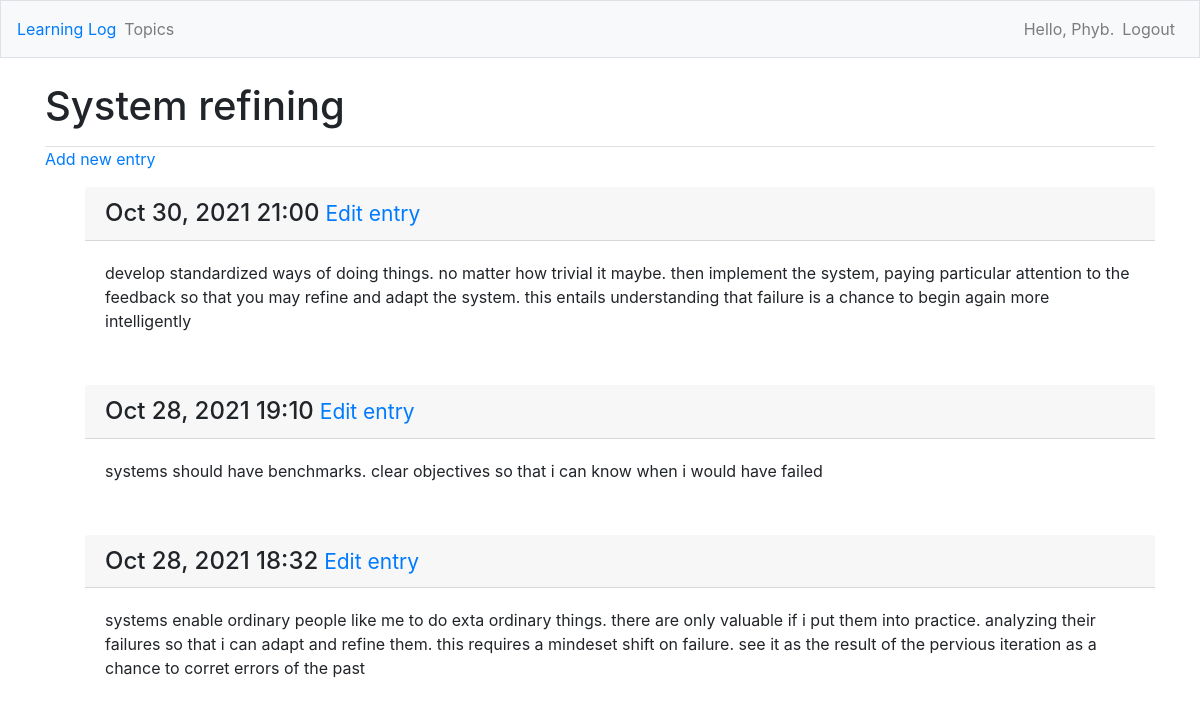
The page /topics/2/ (signed in) on the database its author committed.
### learning_logs/models.py (models this page shows, shortened)
class Topic(models.Model):
    text = models.CharField(max_length=200)
    date = models.DateTimeField(auto_now_add=True)
    owner = models.ForeignKey(User, on_delete=models.CASCADE)
    def __str__(self):
        return self.text

class Entry(models.Model):
    topic = models.ForeignKey(Topic, on_delete=models.CASCADE)
    text = models.TextField()
    date_added = models.DateTimeField(auto_now_add=True)
    class Meta:
        verbose_name_plural = 'entries'

### learning_logs/views.py (the view)
# urls.py: path('topics/<int:topic_id>/', views.topic, name='topic'),
@login_required # restricting access to logged in users
def topic(request, topic_id):
    topic = Topic.objects.get(id=topic_id)
    '''if topic.owner != request.user:  # restricting acces to topic owner
        raise Http404'''
    check_topic_owner(topic, request) # refactoring using a function to restrict access to owner
    entries = topic.entry_set.order_by('-date_added') #the minus sign is for sorting in reverse order recent first
    context = {'topic':topic, 'entries':entries}
    return render(request, 'learning_logs/topic.html', context)

### learning_logs/views.py (called while the page is built)
def check_topic_owner(topc,req):
     if topc.owner != req.user:
         raise Http404

### learning_logs/templates/learning_logs/topic.html
{% extends "learning_logs/base.html" %}
{% block page_header %}
<h1>{{topic}}</h1>
{% endblock page_header %}
{% block content %}
<p><a href="{% url 'learning_logs:new_entry' topic.id %}">Add new entry</a></p>
<ul>
    {% for entry in entries %}
    <div class="mb-3">
        <h4 class="card-header">
            {{entry.date_added|date:'M d, Y H:i'}}<small> <a href="{% url 'learning_logs:edit_entry' entry.id %}">Edit
                    entry</a></small>
        </h4>
        <div class="card-body">
            {{entry.text|linebreaks}}
        </div>
    </div>
    {% empty %}
    <P>There are no entries for this topic yet</P>
    {% endfor %}
    {% endblock content%}

### learning_logs/templates/learning_logs/base.html (shortened to what this page needs)
{% load bootstrap4 %}
<!DOCTYPE html>
<html lang='en'>
<head>
    {% bootstrap_css %}
</head>
<body>
    <nav class="navbar navbar-expand-md navbar-light bg-light mb-4 border">
        <a class="navbar_brand" href="{% url 'learning_logs:index' %}">Learning Log</a>
        <div class="collapse navbar-collapse" id="navbarCollapse">
            <ul class="navbar-nav mr-auto">
                <li class="nav-item">
                    <a class="nav-link" href="{% url 'learning_logs:topics' %}">Topics</a>
                </li>
            </ul>
            <ul class="navbar-nav ml-auto">
                {% if user.is_authenticated %}
                <li class="nav-item">
                    <span class="navbar-text" }">Hello, {{user.username}}.</span>
                </li>
                <li class="nav-item">
                    <a class="nav-link" href="{%  url 'users:logout' %}">Logout
                    </a>
                </li>
                {% endif %}
            </ul>
        </div>
    </nav>
    <main role="main" class="container">
        <div class="pb-2 mb2 border-bottom">
            {% block page_header %}{% endblock page_header %}
        </div>
        <div>
            {% block content %}
            {% endblock content %}
        </div>
    </main>
</body>
</html>

### rows shown on the page
Topic: text "System refining"
Entry: date_added "Oct 30, 2021 21:00", text "develop standardized ways of doing things. no matter how trivial it maybe. then implement the system, paying particular attention to the feedback so that you may refine and adapt the system. this entails understanding that failure is a chance to begin again more intelligently"
Entry: date_added "Oct 28, 2021 19:10", text "systems should have benchmarks. clear objectives so that i can know when i would have failed"
Entry: date_added "Oct 28, 2021 18:32", text "systems enable ordinary people like me to do exta ordinary things. there are only valuable if i put them into practice. analyzing their failures so that i can adapt and refine them. this requires a mindeset shift on failure. see it as the result of the pervious iteration as a chance to corret errors of the past"

### other values the page prints
{{ user.username }} "Phyb"
